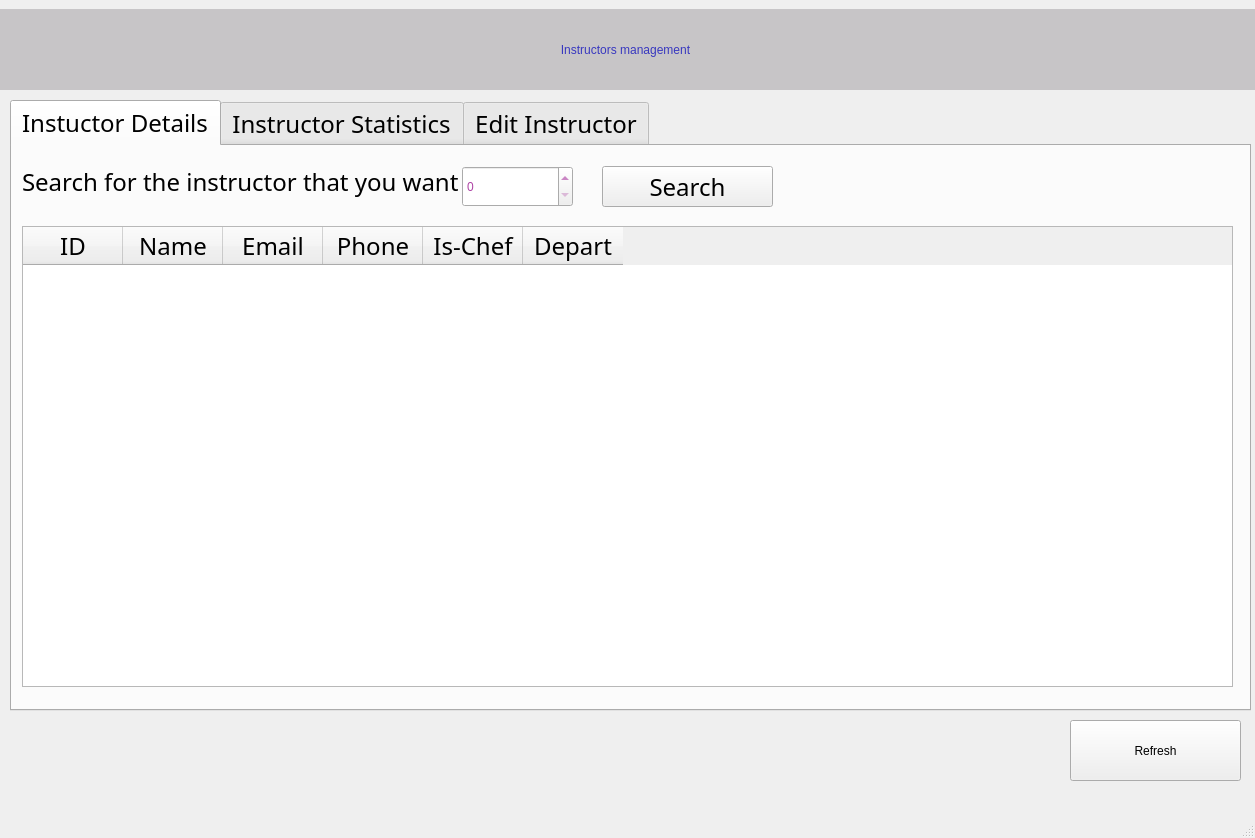
<?xml version="1.0" encoding="UTF-8"?>
<ui version="4.0">
 <class>MainWindow</class>
 <widget class="QMainWindow" name="MainWindow">
  <property name="geometry">
   <rect>
    <x>0</x>
    <y>0</y>
    <width>1255</width>
    <height>838</height>
   </rect>
  </property>
  <property name="windowTitle">
   <string>Parts Inventory App</string>
  </property>
  <property name="styleSheet">
   <string notr="true"/>
  </property>
  <widget class="QWidget" name="centralwidget">
   <widget class="QTabWidget" name="tabWidget">
    <property name="geometry">
     <rect>
      <x>10</x>
      <y>100</y>
      <width>1241</width>
      <height>611</height>
     </rect>
    </property>
    <property name="font">
     <font>
      <family>Century Gothic</family>
      <pointsize>18</pointsize>
     </font>
    </property>
    <property name="tabPosition">
     <enum>QTabWidget::North</enum>
    </property>
    <property name="tabShape">
     <enum>QTabWidget::Rounded</enum>
    </property>
    <property name="currentIndex">
     <number>0</number>
    </property>
    <widget class="QWidget" name="tab">
     <attribute name="title">
      <string>Instuctor Details</string>
     </attribute>
     <widget class="QTableWidget" name="table">
      <property name="geometry">
       <rect>
        <x>10</x>
        <y>80</y>
        <width>1211</width>
        <height>461</height>
       </rect>
      </property>
      <property name="maximumSize">
       <size>
        <width>1211</width>
        <height>16777215</height>
       </size>
      </property>
      <property name="autoFillBackground">
       <bool>false</bool>
      </property>
      <property name="frameShape">
       <enum>QFrame::StyledPanel</enum>
      </property>
      <property name="frameShadow">
       <enum>QFrame::Sunken</enum>
      </property>
      <property name="sizeAdjustPolicy">
       <enum>QAbstractScrollArea::AdjustIgnored</enum>
      </property>
      <attribute name="horizontalHeaderShowSortIndicator" stdset="0">
       <bool>false</bool>
      </attribute>
      <attribute name="horizontalHeaderStretchLastSection">
       <bool>false</bool>
      </attribute>
      <attribute name="verticalHeaderStretchLastSection">
       <bool>false</bool>
      </attribute>
      <column>
       <property name="text">
        <string>ID</string>
       </property>
      </column>
      <column>
       <property name="text">
        <string>Name</string>
       </property>
      </column>
      <column>
       <property name="text">
        <string>Email</string>
       </property>
      </column>
      <column>
       <property name="text">
        <string>Phone</string>
       </property>
      </column>
      <column>
       <property name="text">
        <string>Is-Chef</string>
       </property>
      </column>
      <column>
       <property name="text">
        <string>Depart</string>
       </property>
      </column>
     </widget>
     <widget class="QLabel" name="label_7">
      <property name="geometry">
       <rect>
        <x>10</x>
        <y>10</y>
        <width>601</width>
        <height>51</height>
       </rect>
      </property>
      <property name="styleSheet">
       <string notr="true">font: 13pt &quot;Century Gothic&quot;;</string>
      </property>
      <property name="text">
       <string>Search for the instructor that you want</string>
      </property>
     </widget>
     <widget class="QSpinBox" name="count_filter_txt">
      <property name="geometry">
       <rect>
        <x>450</x>
        <y>20</y>
        <width>111</width>
        <height>41</height>
       </rect>
      </property>
      <property name="styleSheet">
       <string notr="true">font: 14pt &quot;Century Gothic&quot;;
color: rgb(173, 66, 164);</string>
      </property>
     </widget>
     <widget class="QPushButton" name="search_btn">
      <property name="geometry">
       <rect>
        <x>590</x>
        <y>20</y>
        <width>171</width>
        <height>41</height>
       </rect>
      </property>
      <property name="styleSheet">
       <string notr="true">font: 14pt &quot;Century Gothic&quot;;</string>
      </property>
      <property name="text">
       <string>Search</string>
      </property>
     </widget>
    </widget>
    <widget class="QWidget" name="tab_2">
     <attribute name="title">
      <string>Instructor Statistics</string>
     </attribute>
     <widget class="QLabel" name="label">
      <property name="geometry">
       <rect>
        <x>150</x>
        <y>190</y>
        <width>301</width>
        <height>51</height>
       </rect>
      </property>
      <property name="styleSheet">
       <string notr="true">font: 16pt &quot;Century Gothic&quot;;</string>
      </property>
      <property name="text">
       <string>Number of Instructor</string>
      </property>
     </widget>
     <widget class="QLabel" name="label_2">
      <property name="geometry">
       <rect>
        <x>150</x>
        <y>290</y>
        <width>301</width>
        <height>51</height>
       </rect>
      </property>
      <property name="styleSheet">
       <string notr="true">font: 16pt &quot;Century Gothic&quot;;</string>
      </property>
      <property name="text">
       <string>Number of Chef</string>
      </property>
     </widget>
     <widget class="QLabel" name="label_3">
      <property name="geometry">
       <rect>
        <x>600</x>
        <y>240</y>
        <width>321</width>
        <height>51</height>
       </rect>
      </property>
      <property name="styleSheet">
       <string notr="true">font: 16pt &quot;Century Gothic&quot;;</string>
      </property>
      <property name="text">
       <string>Number of Department</string>
      </property>
     </widget>
     <widget class="QLabel" name="lbl_ref_nbr">
      <property name="geometry">
       <rect>
        <x>460</x>
        <y>190</y>
        <width>91</width>
        <height>51</height>
       </rect>
      </property>
      <property name="styleSheet">
       <string notr="true">font: 30pt &quot;Century Gothic&quot;;
color: rgb(6, 0, 203);</string>
      </property>
      <property name="text">
       <string>0</string>
      </property>
     </widget>
     <widget class="QLabel" name="lbl_parts_nbr">
      <property name="geometry">
       <rect>
        <x>460</x>
        <y>290</y>
        <width>91</width>
        <height>51</height>
       </rect>
      </property>
      <property name="styleSheet">
       <string notr="true">font: 30pt &quot;Century Gothic&quot;;
color: rgb(6, 0, 203);</string>
      </property>
      <property name="text">
       <string>0</string>
      </property>
     </widget>
     <widget class="QLabel" name="lbl_min_hole">
      <property name="geometry">
       <rect>
        <x>950</x>
        <y>240</y>
        <width>91</width>
        <height>51</height>
       </rect>
      </property>
      <property name="styleSheet">
       <string notr="true">font: 30pt &quot;Century Gothic&quot;;
color: rgb(6, 0, 203);</string>
      </property>
      <property name="text">
       <string>0</string>
      </property>
     </widget>
    </widget>
    <widget class="QWidget" name="tab_3">
     <attribute name="title">
      <string>Edit Instructor</string>
     </attribute>
     <widget class="QLabel" name="label_13">
      <property name="geometry">
       <rect>
        <x>80</x>
        <y>230</y>
        <width>301</width>
        <height>51</height>
       </rect>
      </property>
      <property name="styleSheet">
       <string notr="true">font: 16pt &quot;Century Gothic&quot;;</string>
      </property>
      <property name="text">
       <string>Phone</string>
      </property>
     </widget>
     <widget class="QLabel" name="label_14">
      <property name="geometry">
       <rect>
        <x>80</x>
        <y>110</y>
        <width>301</width>
        <height>51</height>
       </rect>
      </property>
      <property name="styleSheet">
       <string notr="true">font: 16pt &quot;Century Gothic&quot;;</string>
      </property>
      <property name="text">
       <string>Name</string>
      </property>
     </widget>
     <widget class="QLabel" name="label_15">
      <property name="geometry">
       <rect>
        <x>80</x>
        <y>170</y>
        <width>301</width>
        <height>51</height>
       </rect>
      </property>
      <property name="styleSheet">
       <string notr="true">font: 16pt &quot;Century Gothic&quot;;</string>
      </property>
      <property name="text">
       <string>Email</string>
      </property>
     </widget>
     <widget class="QLineEdit" name="reference">
      <property name="geometry">
       <rect>
        <x>390</x>
        <y>120</y>
        <width>191</width>
        <height>41</height>
       </rect>
      </property>
      <property name="styleSheet">
       <string notr="true">font: 14pt &quot;Century Gothic&quot;;
color: rgb(173, 66, 164);</string>
      </property>
      <property name="text">
       <string/>
      </property>
     </widget>
     <widget class="QLineEdit" name="min_area">
      <property name="geometry">
       <rect>
        <x>390</x>
        <y>240</y>
        <width>191</width>
        <height>41</height>
       </rect>
      </property>
      <property name="styleSheet">
       <string notr="true">font: 14pt &quot;Century Gothic&quot;;
color: rgb(173, 66, 164);</string>
      </property>
      <property name="text">
       <string/>
      </property>
     </widget>
     <widget class="QLabel" name="label_17">
      <property name="geometry">
       <rect>
        <x>640</x>
        <y>200</y>
        <width>301</width>
        <height>51</height>
       </rect>
      </property>
      <property name="styleSheet">
       <string notr="true">font: 16pt &quot;Century Gothic&quot;;</string>
      </property>
      <property name="text">
       <string>Department</string>
      </property>
     </widget>
     <widget class="QPushButton" name="first_btn">
      <property name="geometry">
       <rect>
        <x>80</x>
        <y>450</y>
        <width>91</width>
        <height>61</height>
       </rect>
      </property>
      <property name="styleSheet">
       <string notr="true">font: bold 30pt &quot;Century Gothic&quot;;
color: rgb(56, 56, 191);</string>
      </property>
      <property name="text">
       <string>&lt;&lt;</string>
      </property>
     </widget>
     <widget class="QPushButton" name="previous_btn">
      <property name="geometry">
       <rect>
        <x>180</x>
        <y>450</y>
        <width>91</width>
        <height>61</height>
       </rect>
      </property>
      <property name="styleSheet">
       <string notr="true">font: bold 30pt &quot;Century Gothic&quot;;
color: rgb(56, 56, 191);</string>
      </property>
      <property name="text">
       <string>&lt;</string>
      </property>
     </widget>
     <widget class="QPushButton" name="next_btn">
      <property name="geometry">
       <rect>
        <x>310</x>
        <y>450</y>
        <width>91</width>
        <height>61</height>
       </rect>
      </property>
      <property name="styleSheet">
       <string notr="true">font: bold 30pt &quot;Century Gothic&quot;;
color: rgb(56, 56, 191);</string>
      </property>
      <property name="text">
       <string>&gt;</string>
      </property>
     </widget>
     <widget class="QPushButton" name="last_btn">
      <property name="geometry">
       <rect>
        <x>410</x>
        <y>450</y>
        <width>91</width>
        <height>61</height>
       </rect>
      </property>
      <property name="styleSheet">
       <string notr="true">font: bold 30pt &quot;Century Gothic&quot;;
color: rgb(56, 56, 191);</string>
      </property>
      <property name="text">
       <string>&gt;&gt;</string>
      </property>
     </widget>
     <widget class="QPushButton" name="add_btn">
      <property name="geometry">
       <rect>
        <x>1000</x>
        <y>450</y>
        <width>141</width>
        <height>61</height>
       </rect>
      </property>
      <property name="styleSheet">
       <string notr="true">font: 14pt &quot;Century Gothic&quot;;</string>
      </property>
      <property name="text">
       <string>Add New</string>
      </property>
     </widget>
     <widget class="QPushButton" name="delete_btn">
      <property name="geometry">
       <rect>
        <x>870</x>
        <y>450</y>
        <width>121</width>
        <height>61</height>
       </rect>
      </property>
      <property name="styleSheet">
       <string notr="true">font: 14pt &quot;Century Gothic&quot;;</string>
      </property>
      <property name="text">
       <string>Delete</string>
      </property>
     </widget>
     <widget class="QPushButton" name="update_btn">
      <property name="geometry">
       <rect>
        <x>740</x>
        <y>450</y>
        <width>121</width>
        <height>61</height>
       </rect>
      </property>
      <property name="styleSheet">
       <string notr="true">font: 14pt &quot;Century Gothic&quot;;</string>
      </property>
      <property name="text">
       <string>Update</string>
      </property>
     </widget>
     <widget class="QLabel" name="label_20">
      <property name="geometry">
       <rect>
        <x>300</x>
        <y>20</y>
        <width>251</width>
        <height>51</height>
       </rect>
      </property>
      <property name="styleSheet">
       <string notr="true">font: 16pt &quot;Century Gothic&quot;;</string>
      </property>
      <property name="text">
       <string>ID</string>
      </property>
     </widget>
     <widget class="QLabel" name="id">
      <property name="geometry">
       <rect>
        <x>610</x>
        <y>20</y>
        <width>191</width>
        <height>51</height>
       </rect>
      </property>
      <property name="styleSheet">
       <string notr="true">font: 16pt &quot;Century Gothic&quot;;
color: rgb(173, 66, 164);
background-color: rgb(241, 241, 241);</string>
      </property>
      <property name="text">
       <string/>
      </property>
     </widget>
     <widget class="QLabel" name="label_21">
      <property name="geometry">
       <rect>
        <x>640</x>
        <y>140</y>
        <width>301</width>
        <height>51</height>
       </rect>
      </property>
      <property name="styleSheet">
       <string notr="true">font: 16pt &quot;Century Gothic&quot;;</string>
      </property>
      <property name="text">
       <string>Is_Chef</string>
      </property>
     </widget>
     <widget class="QLineEdit" name="number_of_holes">
      <property name="geometry">
       <rect>
        <x>950</x>
        <y>150</y>
        <width>191</width>
        <height>41</height>
       </rect>
      </property>
      <property name="styleSheet">
       <string notr="true">font: 14pt &quot;Century Gothic&quot;;
color: rgb(173, 66, 164);</string>
      </property>
      <property name="text">
       <string/>
      </property>
     </widget>
     <widget class="QLineEdit" name="part_name">
      <property name="geometry">
       <rect>
        <x>390</x>
        <y>180</y>
        <width>191</width>
        <height>41</height>
       </rect>
      </property>
      <property name="styleSheet">
       <string notr="true">font: 14pt &quot;Century Gothic&quot;;
color: rgb(173, 66, 164);</string>
      </property>
      <property name="text">
       <string/>
      </property>
     </widget>
     <widget class="QComboBox" name="comboBox">
      <property name="geometry">
       <rect>
        <x>950</x>
        <y>210</y>
        <width>191</width>
        <height>41</height>
       </rect>
      </property>
     </widget>
    </widget>
   </widget>
   <widget class="QPushButton" name="refresh_btn">
    <property name="geometry">
     <rect>
      <x>1070</x>
      <y>720</y>
      <width>171</width>
      <height>61</height>
     </rect>
    </property>
    <property name="styleSheet">
     <string notr="true">font: 14pt &quot;Century Gothic&quot;;</string>
    </property>
    <property name="text">
     <string>Refresh</string>
    </property>
   </widget>
   <widget class="QLabel" name="label_6">
    <property name="geometry">
     <rect>
      <x>-10</x>
      <y>9</y>
      <width>1271</width>
      <height>81</height>
     </rect>
    </property>
    <property name="styleSheet">
     <string notr="true">font: 35pt &quot;Century Gothic&quot;;
color: rgb(56, 56, 191);
background-color: rgb(199, 197, 199);</string>
    </property>
    <property name="text">
     <string>Instructors management</string>
    </property>
    <property name="alignment">
     <set>Qt::AlignCenter</set>
    </property>
   </widget>
  </widget>
  <widget class="QMenuBar" name="menubar">
   <property name="geometry">
    <rect>
     <x>0</x>
     <y>0</y>
     <width>1255</width>
     <height>25</height>
    </rect>
   </property>
  </widget>
  <widget class="QStatusBar" name="statusbar"/>
 </widget>
 <resources/>
 <connections/>
</ui>
